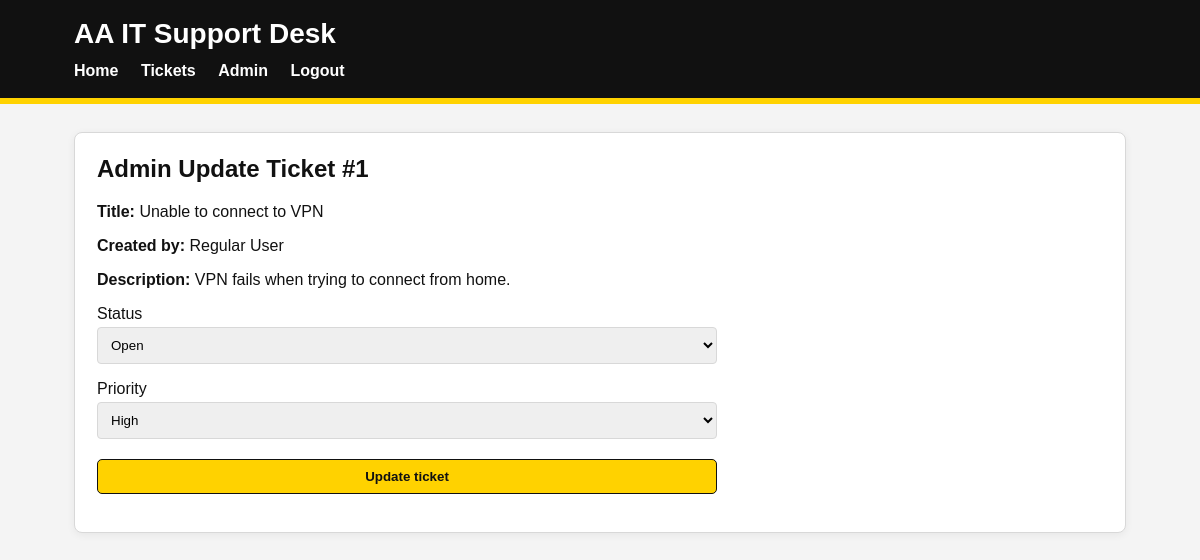
Page /admin/tickets/1/update (signed in) on the committed database.
### app/models.py (models this page shows)
class Ticket(db.Model):
    __tablename__ = "tickets"
    id = db.Column(db.Integer, primary_key=True)
    title = db.Column(db.String(120), nullable=False)
    description = db.Column(db.Text, nullable=False)
    priority = db.Column(db.String(20), nullable=False, default="Medium")
    status = db.Column(db.String(20), nullable=False, default="Open")
    created_at = db.Column(db.DateTime, default=datetime.utcnow)
    updated_at = db.Column(
        db.DateTime,
        default=datetime.utcnow,
        onupdate=datetime.utcnow
    )
    user_id = db.Column(db.Integer, db.ForeignKey("users.id"), nullable=False)
    category_id = db.Column(
        db.Integer,
        db.ForeignKey("categories.id"),
        nullable=False
    )
    created_by = db.relationship("User", back_populates="tickets")
    category = db.relationship("Category", back_populates="tickets")
    comments = db.relationship(
        "Comment",
        back_populates="ticket",
        cascade="all, delete-orphan",
        lazy=True
    )

class User(db.Model):
    __tablename__ = "users"
    id = db.Column(db.Integer, primary_key=True)
    full_name = db.Column(db.String(100), nullable=False)
    email = db.Column(db.String(120), unique=True, nullable=False)
    password_hash = db.Column(db.String(255), nullable=False)
    role = db.Column(db.String(20), nullable=False, default="user")
    created_at = db.Column(db.DateTime, default=datetime.utcnow)
    tickets = db.relationship("Ticket", back_populates="created_by", lazy=True)
    comments = db.relationship("Comment", back_populates="author", lazy=True)
    audit_logs = db.relationship("AuditLog", back_populates="user", lazy=True)
    def is_admin(self):
        return self.role == "admin"

### app/admin_routes.py (the view, shortened to what this page needs)
@admin.route("/tickets/<int:ticket_id>/update", methods=["GET", "POST"])
@login_required
@admin_required
def update_ticket(ticket_id):
    ticket = Ticket.query.get_or_404(ticket_id)
    form = AdminTicketUpdateForm(obj=ticket)
    return render_template("admin/update_ticket.html", form=form, ticket=ticket)

### app/forms.py
class AdminTicketUpdateForm(FlaskForm):
    status = SelectField(
        "Status",
        choices=[
            ("Open", "Open"),
            ("In Progress", "In Progress"),
            ("Resolved", "Resolved"),
            ("Closed", "Closed")
        ],
        validators=[DataRequired(message="Status is required.")]
    )
    priority = SelectField(
        "Priority",
        choices=[
            ("Low", "Low"),
            ("Medium", "Medium"),
            ("High", "High")
        ],
        validators=[DataRequired(message="Priority is required.")]
    )
    submit = SubmitField("Update ticket")

### app/security.py (called while the page is built, shortened)
def get_current_user():
    user_id = session.get("user_id")
    if not user_id:
        return None
    return User.query.get(user_id)

def login_required(view):
    @wraps(view)
    def wrapped_view(**kwargs):
        if "user_id" not in session:
            flash("Please log in to access this page.", "error")
            return redirect(url_for("auth.login"))
        return view(**kwargs)
    return wrapped_view

def admin_required(view):
    @wraps(view)
    def wrapped_view(**kwargs):
        user = get_current_user()
        if not user:
            flash("Please log in to access this page.", "error")
            return redirect(url_for("auth.login"))
        return view(**kwargs)
    return wrapped_view

### app/templates/admin/update_ticket.html (shortened to what this page needs)
{% extends "base.html" %}
{% block content %}
<h2>Admin Update Ticket #{{ ticket.id }}</h2>
<p><strong>Title:</strong> {{ ticket.title }}</p>
<p><strong>Created by:</strong> {{ ticket.created_by.full_name }}</p>
<p><strong>Description:</strong> {{ ticket.description }}</p>
<form method="post">
    <p>
        {{ form.status.label }}<br>
        {{ form.status() }}<br>
    </p>
    <p>
        {{ form.priority.label }}<br>
        {{ form.priority() }}<br>
    </p>
    <p>{{ form.submit() }}</p>
</form>
{% endblock %}

### app/static/style.css (style rules this page uses)
:root { --aa-yellow: #ffd200; --aa-dark: #111111; --aa-grey: #f4f4f4; --aa-border: #d8d8d8; --aa-white: #ffffff; }
* { box-sizing: border-box; }
body { margin: 0; font-family: Arial, Helvetica, sans-serif; background: var(--aa-grey); color: var(--aa-dark); }
h2, h3 { margin-top: 0; }
.button, button, input[type="submit"] { background: var(--aa-yellow); color: var(--aa-dark); border: 1px solid var(--aa-dark); border-radius: 5px; padding: 9px 14px; font-weight: bold; cursor: pointer; }
input, textarea, select { width: 100%; max-width: 620px; padding: 9px; border: 1px solid var(--aa-border); border-radius: 4px; margin-top: 4px; }

### rows in the picture
Ticket: id "1", title "Unable to connect to VPN", description "VPN fails when trying to connect from home.", status "Open", priority "High"
User: created_by.full_name "Regular User"
